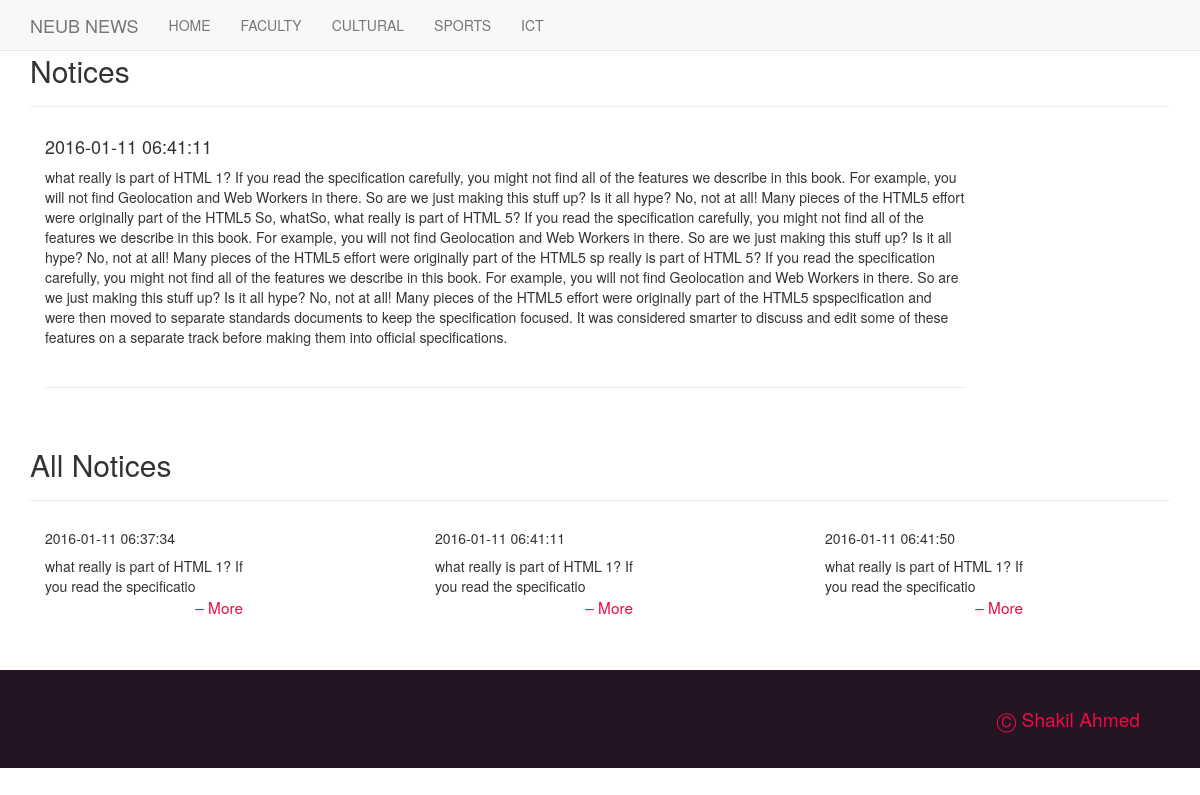
The app's page /note_view.php?id=3 with its own data.
### tables this page shows
CREATE TABLE IF NOT EXISTS `notices` (
  `id` int(11) NOT NULL AUTO_INCREMENT,
  `notics_title` varchar(255) NOT NULL,
  `note` text NOT NULL,
  `notices_time` datetime NOT NULL,
  PRIMARY KEY (`id`)
);

### note_view.php (the view, shortened to what this page needs)
<?php
	if(isset($_REQUEST['id']))
	{
		$req_id = $_REQUEST['id'];
	}else {
		header('location: index.php');
	}
?>
  </head>
  <?php include 'header.php'; ?>
  <body>
		<div class="container-fluid head-container">
			<div class="container head-container">
				<div class="row">
					<div class="col-lg-12 col-md-12">
						<div class="page-header">
							<h2>Notices</h2>
						</div>
							<div class="col-lg-10 col-md-12">
								<?php
									$sql = mysql_query("select * from notices where id = '$req_id'");
									$note = mysql_fetch_array($sql);
									$notes = $note['note'];
									$date = $note['notices_time'];
								?>
								<h4><?php echo $date?></h4>
								<p>
								<?php
										echo $notes;
								?>
								</br></br><hr />
								</p>
							</div>
					</div>
				</div>
			</div>
		</div>
		<div class="container">
			<div class="page-header"> <h2>All Notices </h2> </div>
				<div class="row">
				<?php
				$sql1 = mysql_query("select * from notices");
						while($notee = mysql_fetch_array($sql1)){
						$notics_id = $notee['id'];
						$notess = $notee['note'];
						$new_notices = substr($notess,0,60);
						$dates = $notee['notices_time'];
				?>
		<div class="col-lg-4 col-md-6">
			<div class="col-lg-8 col-md-6">
				<h5> <?php echo $dates ;?>  </h5>
					<p>
						<?php echo $new_notices; ?>
						<br />
						<a href="note_view.php?id=<?php echo $notics_id; ?>" class="more"> &ndash; More </a>
					</p>
			</div>
		</div>
			<?php
				}
			?>
			</div>
		</div>
		<div class="container-fluid custom-footer">
			 <p>&#9400 Shakil Ahmed</p>
		</div>
  </body>
</html>

### css/custom.css (style rules this page uses)
.head-container { margin-top: 7px; }
.custom-footer { background-color: #231622; color: #EC0B43; margin-top: 50px; font-size: medium; }
.custom-footer p { margin: 35px 45px 35px 5px; float: right; font-size: 1.2em; }
.more { color: #EC0B43; float: right; font-size: 1.1em; padding-right: 12px; padding-bottom: 2px; }

### css/ticker.css (style rules this page uses)
* { margin: 0; padding: 0; font-family: "Helvetica Neue",Helvetica,Arial,sans-serif; }

### records on screen
notices: notices_time "2016-01-11 06:41:11", note "what really is part of HTML 1? If you read the specification carefully, you might not find all of the features we describe in this book. For example, you will not find Geolocation and Web Workers in there. So are we just making this stuff up? Is it all hype? No, not at all! Many pieces of the HTML5 effort were originally part of the HTML5 So, whatSo, what really is part of HTML 5? If you read the specification carefully, you might not find all of the features we describe in this book. For example, you will not find Geolocation and Web Workers in there. So are we just making this stuff up? Is it all hype? No, not at all! Many pieces of the HTML5 effort were originally part of the HTML5 sp…", note "what really is part of HTML 1? If you read the specificatio"
notices: notices_time "2016-01-11 06:37:34", note "what really is part of HTML 1? If you read the specificatio"
notices: notices_time "2016-01-11 06:41:50", note "what really is part of HTML 1? If you read the specificatio"
